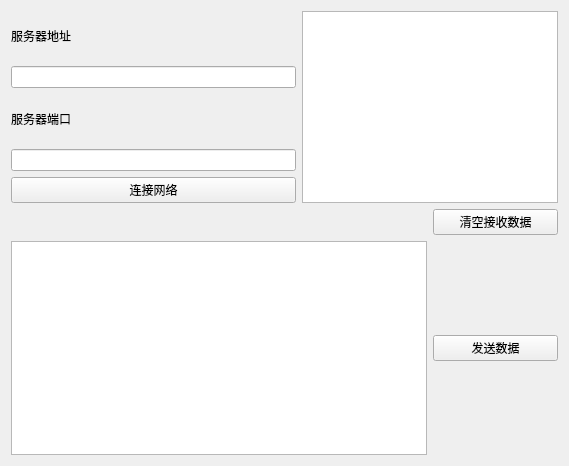
<?xml version="1.0" encoding="UTF-8"?>
<ui version="4.0">
 <class>Widget</class>
 <widget class="QWidget" name="Widget">
  <property name="geometry">
   <rect>
    <x>0</x>
    <y>0</y>
    <width>569</width>
    <height>466</height>
   </rect>
  </property>
  <property name="windowTitle">
   <string>Widget</string>
  </property>
  <layout class="QGridLayout" name="gridLayout">
   <item row="3" column="0">
    <widget class="QLineEdit" name="server_port_lineEdit"/>
   </item>
   <item row="7" column="0" colspan="2">
    <widget class="QTextEdit" name="send_textEdit"/>
   </item>
   <item row="7" column="2">
    <widget class="QPushButton" name="send_Button">
     <property name="text">
      <string>发送数据</string>
     </property>
    </widget>
   </item>
   <item row="2" column="0">
    <widget class="QLabel" name="server_port_label">
     <property name="text">
      <string>服务器端口</string>
     </property>
    </widget>
   </item>
   <item row="1" column="0">
    <widget class="QLineEdit" name="server_address_lineEdit"/>
   </item>
   <item row="0" column="0">
    <widget class="QLabel" name="server_address_label">
     <property name="text">
      <string>服务器地址</string>
     </property>
    </widget>
   </item>
   <item row="4" column="0">
    <widget class="QPushButton" name="connect_Button">
     <property name="text">
      <string>连接网络</string>
     </property>
    </widget>
   </item>
   <item row="0" column="1" rowspan="5" colspan="2">
    <widget class="QTextBrowser" name="receive_textBrowser"/>
   </item>
   <item row="6" column="2">
    <widget class="QPushButton" name="clear_receive_Button">
     <property name="text">
      <string>清空接收数据</string>
     </property>
    </widget>
   </item>
  </layout>
 </widget>
 <resources/>
 <connections/>
</ui>
